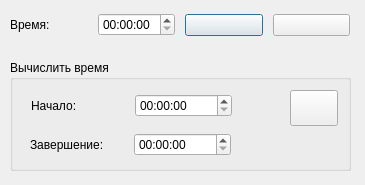
<?xml version="1.0" encoding="UTF-8"?>
<ui version="4.0">
 <class>timerDialog</class>
 <widget class="QDialog" name="timerDialog">
  <property name="geometry">
   <rect>
    <x>0</x>
    <y>0</y>
    <width>365</width>
    <height>185</height>
   </rect>
  </property>
  <property name="minimumSize">
   <size>
    <width>365</width>
    <height>185</height>
   </size>
  </property>
  <property name="maximumSize">
   <size>
    <width>365</width>
    <height>185</height>
   </size>
  </property>
  <property name="windowTitle">
   <string>Таймер</string>
  </property>
  <widget class="QWidget" name="layoutWidget">
   <property name="geometry">
    <rect>
     <x>10</x>
     <y>10</y>
     <width>340</width>
     <height>30</height>
    </rect>
   </property>
   <layout class="QHBoxLayout" name="horizontalLayout">
    <property name="spacing">
     <number>10</number>
    </property>
    <item>
     <widget class="QLabel" name="label">
      <property name="text">
       <string>Время:</string>
      </property>
     </widget>
    </item>
    <item>
     <widget class="QTimeEdit" name="m_timeEdit">
      <property name="displayFormat">
       <string>HH:mm:ss</string>
      </property>
     </widget>
    </item>
    <item>
     <widget class="QPushButton" name="m_start_stopButton">
      <property name="toolTip">
       <string>Начать (приостановить) отсчёт времени</string>
      </property>
      <property name="text">
       <string/>
      </property>
      <property name="icon">
       <iconset resource="MainResource.qrc">
        <normaloff>:/images/start48.png</normaloff>:/images/start48.png</iconset>
      </property>
     </widget>
    </item>
    <item>
     <widget class="QPushButton" name="m_resetButton">
      <property name="toolTip">
       <string>Остановить и сбросить таймер в ноль</string>
      </property>
      <property name="text">
       <string/>
      </property>
      <property name="icon">
       <iconset resource="MainResource.qrc">
        <normaloff>:/images/restart48.png</normaloff>:/images/restart48.png</iconset>
      </property>
     </widget>
    </item>
   </layout>
  </widget>
  <widget class="QGroupBox" name="groupBox">
   <property name="geometry">
    <rect>
     <x>10</x>
     <y>60</y>
     <width>341</width>
     <height>111</height>
    </rect>
   </property>
   <property name="title">
    <string>Вычислить время</string>
   </property>
   <widget class="QPushButton" name="m_calcButton">
    <property name="geometry">
     <rect>
      <x>280</x>
      <y>30</y>
      <width>48</width>
      <height>36</height>
     </rect>
    </property>
    <property name="toolTip">
     <string>Вычислить время по заданному интервалу</string>
    </property>
    <property name="text">
     <string/>
    </property>
    <property name="icon">
     <iconset resource="MainResource.qrc">
      <normaloff>:/images/calculate48.png</normaloff>:/images/calculate48.png</iconset>
    </property>
    <property name="iconSize">
     <size>
      <width>24</width>
      <height>24</height>
     </size>
    </property>
   </widget>
   <widget class="QWidget" name="layoutWidget">
    <property name="geometry">
     <rect>
      <x>21</x>
      <y>31</y>
      <width>201</width>
      <height>30</height>
     </rect>
    </property>
    <layout class="QHBoxLayout" name="horizontalLayout_2">
     <item>
      <widget class="QLabel" name="label_2">
       <property name="text">
        <string>Начало:</string>
       </property>
      </widget>
     </item>
     <item>
      <widget class="QTimeEdit" name="m_beginInterval">
       <property name="displayFormat">
        <string>HH:mm:ss</string>
       </property>
      </widget>
     </item>
    </layout>
   </widget>
   <widget class="QWidget" name="layoutWidget">
    <property name="geometry">
     <rect>
      <x>20</x>
      <y>70</y>
      <width>201</width>
      <height>30</height>
     </rect>
    </property>
    <layout class="QHBoxLayout" name="horizontalLayout_3">
     <item>
      <widget class="QLabel" name="label_3">
       <property name="text">
        <string>Завершение:</string>
       </property>
      </widget>
     </item>
     <item>
      <widget class="QTimeEdit" name="m_endInterval">
       <property name="displayFormat">
        <string>HH:mm:ss</string>
       </property>
      </widget>
     </item>
    </layout>
   </widget>
  </widget>
 </widget>
 <resources>
  <include location="MainResource.qrc"/>
 </resources>
 <connections/>
</ui>
